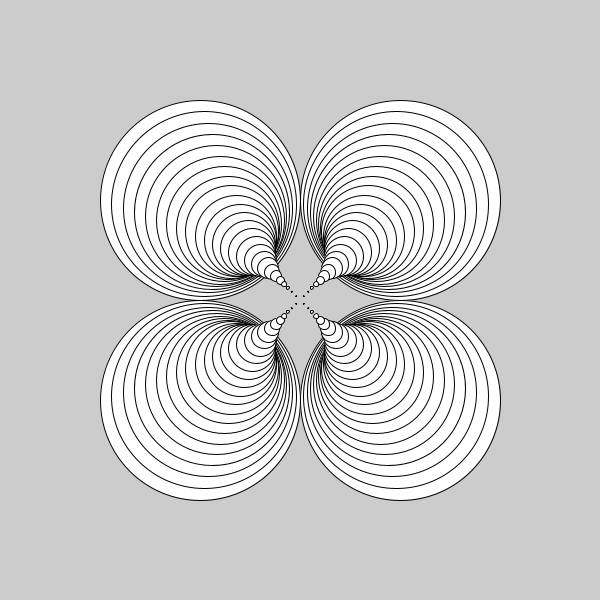
Frame 1 (no input)
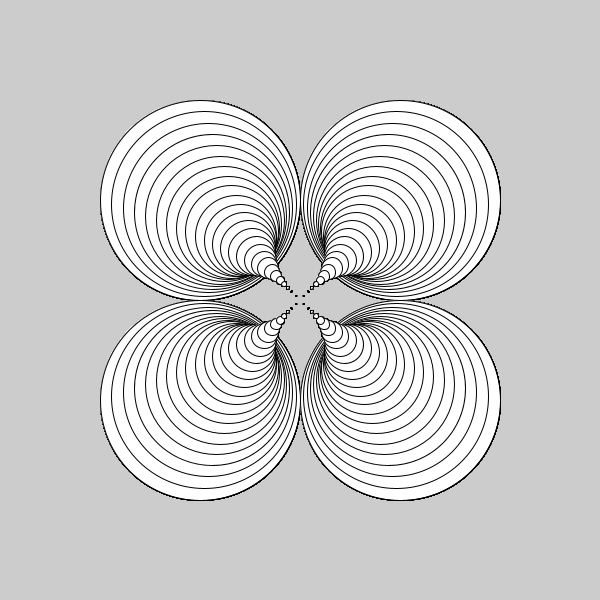
Frame 60 (the mouse pressed at the canvas centre just before this capture)
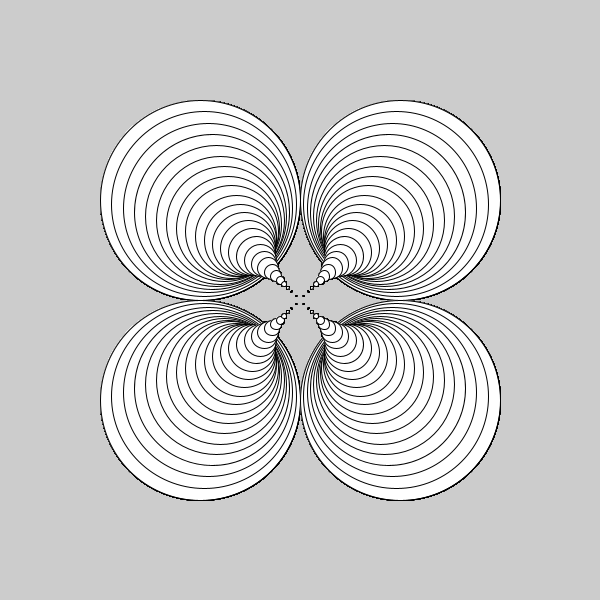
Frame 120 (the mouse held since frame 60 and released just before this capture)

The Processing sketch that drew these frames (run headless with seeded random() and noise(); from frame 60 on, the mouse is pressed at the canvas centre):

// Processing sketch: processing_93181
// ── processing_93181.pde

void setup ()
{
  size(600,600);
}

void rys(float x, float i)
{
  ellipse(-x,x, i/50, i/50);
 // translate(10, 10);
   ellipse(x,-x, i/50, i/50);
 // translate(-10, 10);
  ellipse(-x,-x, i/50, i/50);
 // translate(-0, -10);
   ellipse(x,x, i/50, i/50);
}
void draw(){
  translate(width/2,height/2);
  for(float i = 100; i > 0; i = i-pow(2,2)){
  rys(i,i*i);
}
}
